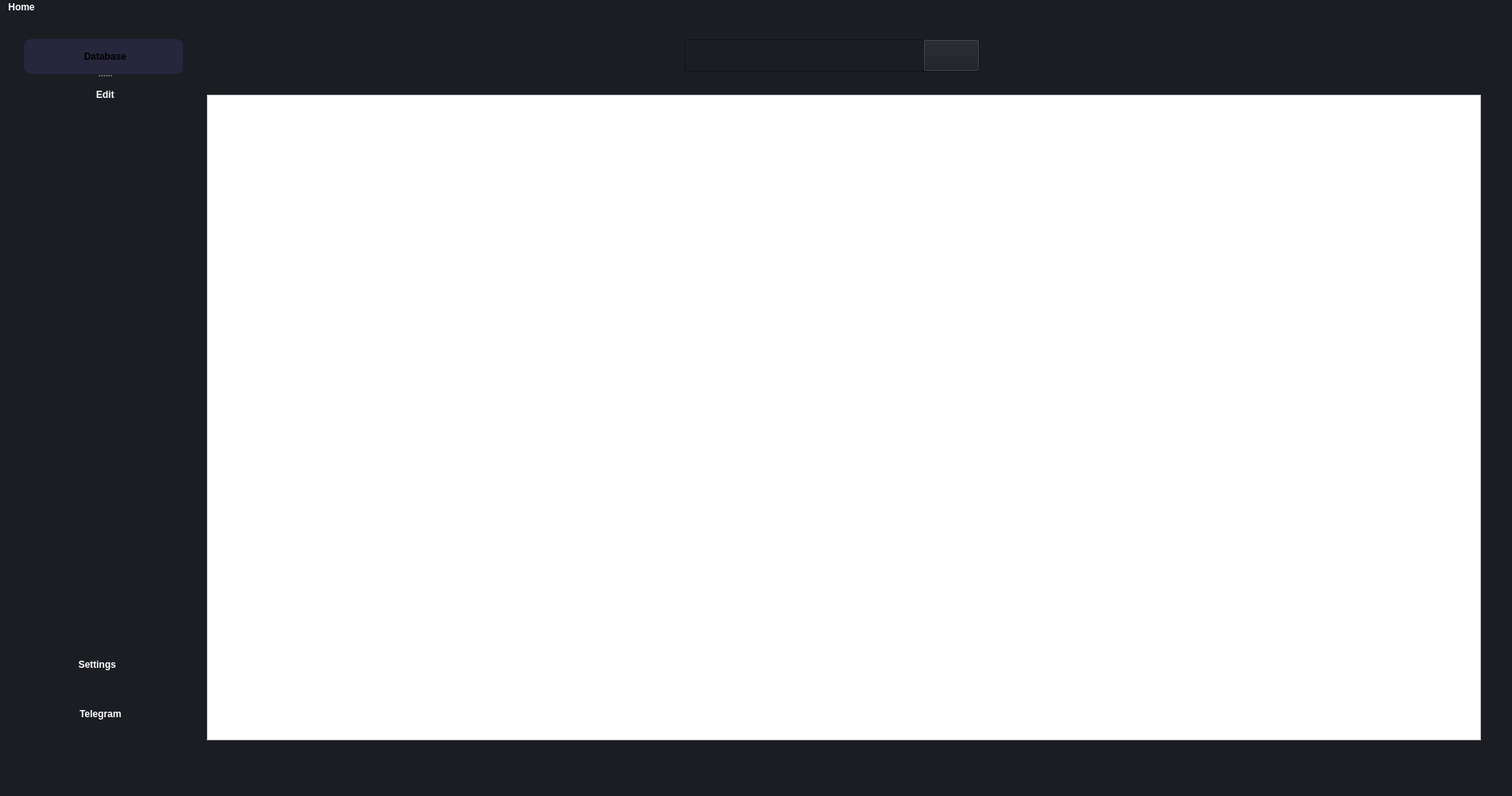
<?xml version="1.0" encoding="UTF-8"?>
<ui version="4.0">
 <class>MainWindow</class>
 <widget class="QMainWindow" name="MainWindow">
  <property name="geometry">
   <rect>
    <x>0</x>
    <y>0</y>
    <width>1900</width>
    <height>1000</height>
   </rect>
  </property>
  <property name="tabletTracking">
   <bool>false</bool>
  </property>
  <property name="windowTitle">
   <string>MainWindow</string>
  </property>
  <property name="styleSheet">
   <string notr="true">background-color: rgb(27, 29, 35);
</string>
  </property>
  <property name="tabShape">
   <enum>QTabWidget::Rounded</enum>
  </property>
  <widget class="QWidget" name="centralwidget">
   <widget class="QWidget" name="widget" native="true">
    <property name="geometry">
     <rect>
      <x>10</x>
      <y>10</y>
      <width>221</width>
      <height>1011</height>
     </rect>
    </property>
    <property name="styleSheet">
     <string notr="true">background-color: rgb(44, 49, 62);

QPushButton {
text-algn:left;
}</string>
    </property>
    <widget class="QLabel" name="label">
     <property name="geometry">
      <rect>
       <x>90</x>
       <y>860</y>
       <width>61</width>
       <height>16</height>
      </rect>
     </property>
     <property name="font">
      <font>
       <weight>75</weight>
       <bold>true</bold>
      </font>
     </property>
     <property name="styleSheet">
      <string notr="true">color: rgb(255, 255, 255);</string>
     </property>
     <property name="text">
      <string>Telegram</string>
     </property>
     <property name="openExternalLinks">
      <bool>true</bool>
     </property>
     <property name="textInteractionFlags">
      <set>Qt::LinksAccessibleByKeyboard|Qt::LinksAccessibleByMouse</set>
     </property>
    </widget>
    <widget class="QLabel" name="label_2">
     <property name="geometry">
      <rect>
       <x>50</x>
       <y>850</y>
       <width>31</width>
       <height>31</height>
      </rect>
     </property>
     <property name="styleSheet">
      <string notr="true">border-image: url(:/icons/Downloads/free-icon-font-telegram.png);</string>
     </property>
     <property name="text">
      <string/>
     </property>
    </widget>
    <widget class="QWidget" name="widget_2" native="true">
     <property name="geometry">
      <rect>
       <x>0</x>
       <y>0</y>
       <width>221</width>
       <height>121</height>
      </rect>
     </property>
     <property name="styleSheet">
      <string notr="true">
#databutton{
background-color: #27263c;

}</string>
     </property>
     <widget class="QSplitter" name="splitter">
      <property name="geometry">
       <rect>
        <x>20</x>
        <y>20</y>
        <width>201</width>
        <height>91</height>
       </rect>
      </property>
      <property name="styleSheet">
       <string notr="true">#splitter {
text-align:left;
}
QPushButton{
border-top-left-radius:10px;
border-top-right-radius:10px;
border-bottom-left-radius:10px;
border-bottom-right-radius:10px;
}</string>
      </property>
      <property name="orientation">
       <enum>Qt::Vertical</enum>
      </property>
      <widget class="QPushButton" name="databutton">
       <property name="font">
        <font>
         <weight>75</weight>
         <bold>true</bold>
        </font>
       </property>
       <property name="cursor">
        <cursorShape>PointingHandCursor</cursorShape>
       </property>
       <property name="styleSheet">
        <string notr="true">color: rgb(255, 255, 255);
background-color: rgb(27, 29, 35);

pushButton_2 {
text-align:left;
}</string>
       </property>
       <property name="text">
        <string> Database</string>
       </property>
       <property name="icon">
        <iconset resource="../PycharmProjects/resource.qrc">
         <normaloff>:/icons/Downloads/free-icon-font-apps.png</normaloff>:/icons/Downloads/free-icon-font-apps.png</iconset>
       </property>
      </widget>
      <widget class="QPushButton" name="pushButton_3">
       <property name="font">
        <font>
         <weight>75</weight>
         <bold>true</bold>
        </font>
       </property>
       <property name="cursor">
        <cursorShape>PointingHandCursor</cursorShape>
       </property>
       <property name="styleSheet">
        <string notr="true">color: rgb(255, 255, 255);</string>
       </property>
       <property name="text">
        <string> Edit</string>
       </property>
       <property name="icon">
        <iconset resource="../PycharmProjects/resource.qrc">
         <normaloff>:/icons/Downloads/free-icon-font-edit.png</normaloff>:/icons/Downloads/free-icon-font-edit.png</iconset>
       </property>
      </widget>
     </widget>
    </widget>
    <widget class="QWidget" name="widget_3" native="true">
     <property name="geometry">
      <rect>
       <x>0</x>
       <y>740</y>
       <width>221</width>
       <height>80</height>
      </rect>
     </property>
     <property name="styleSheet">
      <string notr="true">QPushButton{
border-top-left-radius:10px;
border-bottom-left-radius:10px;
}</string>
     </property>
     <widget class="QPushButton" name="pushButton_4">
      <property name="geometry">
       <rect>
        <x>10</x>
        <y>50</y>
        <width>201</width>
        <height>31</height>
       </rect>
      </property>
      <property name="font">
       <font>
        <weight>75</weight>
        <bold>true</bold>
       </font>
      </property>
      <property name="cursor">
       <cursorShape>PointingHandCursor</cursorShape>
      </property>
      <property name="styleSheet">
       <string notr="true">color: rgb(255, 255, 255);</string>
      </property>
      <property name="text">
       <string> Settings</string>
      </property>
      <property name="icon">
       <iconset resource="../PycharmProjects/resource.qrc">
        <normaloff>:/icons/Downloads/free-icon-font-settings.png</normaloff>:/icons/Downloads/free-icon-font-settings.png</iconset>
      </property>
     </widget>
    </widget>
    <widget class="QWidget" name="widget_4" native="true">
     <property name="geometry">
      <rect>
       <x>0</x>
       <y>130</y>
       <width>45</width>
       <height>613</height>
      </rect>
     </property>
     <layout class="QVBoxLayout" name="verticalLayout">
      <item>
       <spacer name="verticalSpacer">
        <property name="orientation">
         <enum>Qt::Vertical</enum>
        </property>
        <property name="sizeHint" stdset="0">
         <size>
          <width>20</width>
          <height>588</height>
         </size>
        </property>
       </spacer>
      </item>
     </layout>
    </widget>
   </widget>
   <widget class="QWidget" name="main_widget" native="true">
    <property name="geometry">
     <rect>
      <x>230</x>
      <y>10</y>
      <width>1661</width>
      <height>1011</height>
     </rect>
    </property>
    <property name="styleSheet">
     <string notr="true">background-color: rgb(44, 49, 62);
QPushButton {
border-top-left-radius:10px;
border-bottom-radius:10px;
}
</string>
    </property>
    <widget class="QTableView" name="tableView">
     <property name="geometry">
      <rect>
       <x>30</x>
       <y>90</y>
       <width>1601</width>
       <height>811</height>
      </rect>
     </property>
     <property name="styleSheet">
      <string notr="true">background-color: rgb(255, 255, 255);</string>
     </property>
     <property name="alternatingRowColors">
      <bool>false</bool>
     </property>
    </widget>
    <widget class="QLineEdit" name="lineEdit">
     <property name="geometry">
      <rect>
       <x>630</x>
       <y>20</y>
       <width>371</width>
       <height>41</height>
      </rect>
     </property>
     <property name="font">
      <font>
       <weight>75</weight>
       <bold>true</bold>
      </font>
     </property>
     <property name="styleSheet">
      <string notr="true">color: rgb(255, 255, 255);
QLineEdit {
border-top-left-radius:10px;
}
</string>
     </property>
    </widget>
    <widget class="QPushButton" name="pushButton">
     <property name="geometry">
      <rect>
       <x>930</x>
       <y>20</y>
       <width>71</width>
       <height>41</height>
      </rect>
     </property>
     <property name="font">
      <font>
       <weight>75</weight>
       <bold>true</bold>
      </font>
     </property>
     <property name="cursor">
      <cursorShape>PointingHandCursor</cursorShape>
     </property>
     <property name="styleSheet">
      <string notr="true">color: rgb(255, 255, 255);

QPushButton {
border-top-left-radius:5px

}</string>
     </property>
     <property name="text">
      <string/>
     </property>
     <property name="icon">
      <iconset resource="../PycharmProjects/resource.qrc">
       <normaloff>:/icons/Downloads/search.png</normaloff>:/icons/Downloads/search.png</iconset>
     </property>
    </widget>
   </widget>
  </widget>
  <widget class="QMenuBar" name="menubar">
   <property name="geometry">
    <rect>
     <x>0</x>
     <y>0</y>
     <width>1900</width>
     <height>26</height>
    </rect>
   </property>
   <property name="font">
    <font>
     <weight>75</weight>
     <bold>true</bold>
    </font>
   </property>
   <property name="styleSheet">
    <string notr="true">color: rgb(255, 255, 255);</string>
   </property>
   <widget class="QMenu" name="menuHome">
    <property name="geometry">
     <rect>
      <x>270</x>
      <y>153</y>
      <width>171</width>
      <height>184</height>
     </rect>
    </property>
    <property name="baseSize">
     <size>
      <width>0</width>
      <height>0</height>
     </size>
    </property>
    <property name="title">
     <string>Home</string>
    </property>
    <property name="separatorsCollapsible">
     <bool>false</bool>
    </property>
    <property name="toolTipsVisible">
     <bool>false</bool>
    </property>
    <addaction name="actionSave"/>
    <addaction name="actionSave_as"/>
    <addaction name="actionExport_File"/>
    <addaction name="actionImport_File"/>
    <addaction name="actionExit"/>
   </widget>
   <addaction name="menuHome"/>
  </widget>
  <widget class="QStatusBar" name="statusbar"/>
  <action name="actionSave">
   <property name="checkable">
    <bool>true</bool>
   </property>
   <property name="checked">
    <bool>true</bool>
   </property>
   <property name="icon">
    <iconset resource="../PycharmProjects/resource.qrc">
     <normaloff>:/icons/Downloads/check (1).png</normaloff>:/icons/Downloads/check (1).png</iconset>
   </property>
   <property name="text">
    <string>Save</string>
   </property>
   <property name="font">
    <font>
     <weight>75</weight>
     <bold>true</bold>
    </font>
   </property>
   <property name="shortcut">
    <string>Ctrl+S</string>
   </property>
  </action>
  <action name="actionSave_as">
   <property name="checkable">
    <bool>true</bool>
   </property>
   <property name="icon">
    <iconset resource="../PycharmProjects/resource.qrc">
     <normaloff>:/icons/Downloads/menu-burger.png</normaloff>:/icons/Downloads/menu-burger.png</iconset>
   </property>
   <property name="text">
    <string>Save as...</string>
   </property>
   <property name="font">
    <font>
     <weight>75</weight>
     <bold>true</bold>
    </font>
   </property>
   <property name="shortcut">
    <string>Ctrl+T</string>
   </property>
  </action>
  <action name="actionExport_File">
   <property name="icon">
    <iconset resource="../PycharmProjects/resource.qrc">
     <normaloff>:/icons/Downloads/free-icon-font-download.png</normaloff>:/icons/Downloads/free-icon-font-download.png</iconset>
   </property>
   <property name="text">
    <string>Export File</string>
   </property>
   <property name="font">
    <font>
     <weight>75</weight>
     <bold>true</bold>
    </font>
   </property>
   <property name="shortcut">
    <string>Ctrl+E</string>
   </property>
  </action>
  <action name="actionImport_File">
   <property name="icon">
    <iconset resource="../PycharmProjects/resource.qrc">
     <normaloff>:/icons/Downloads/free-icon-font-download.png</normaloff>:/icons/Downloads/free-icon-font-download.png</iconset>
   </property>
   <property name="text">
    <string>Import File</string>
   </property>
   <property name="font">
    <font>
     <weight>75</weight>
     <bold>true</bold>
    </font>
   </property>
   <property name="shortcut">
    <string>Ctrl+I</string>
   </property>
  </action>
  <action name="actionExit">
   <property name="icon">
    <iconset resource="../PycharmProjects/resource.qrc">
     <normaloff>:/icons/Downloads/cross.png</normaloff>:/icons/Downloads/cross.png</iconset>
   </property>
   <property name="text">
    <string>Exit</string>
   </property>
   <property name="font">
    <font>
     <weight>75</weight>
     <bold>true</bold>
    </font>
   </property>
   <property name="shortcut">
    <string>Ctrl+Q</string>
   </property>
  </action>
 </widget>
 <resources>
  <include location="../PycharmProjects/resource.qrc"/>
 </resources>
 <connections/>
</ui>
